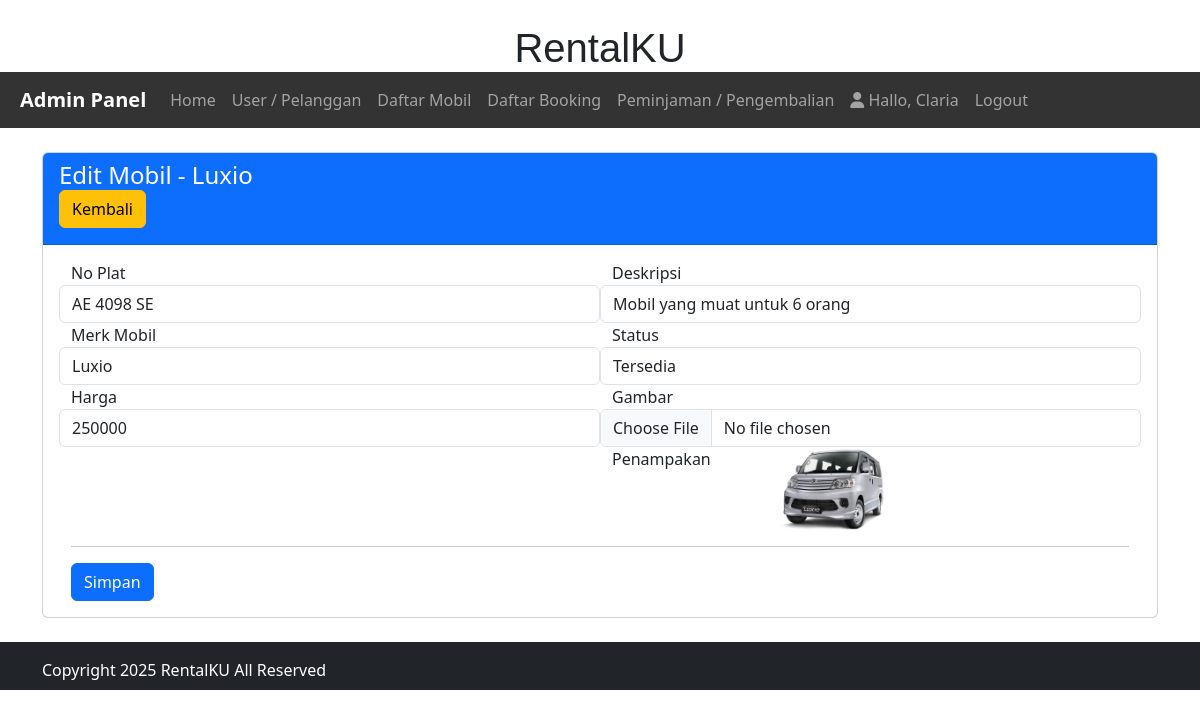
Screenshot of /admin/mobil/edit.php?id=7 (signed in) with the database file from the repository.
### tables this page shows
CREATE TABLE `infoweb` (
  `id` int NOT NULL,
  `nama_rental` varchar(255) NOT NULL,
  `telp` bigint NOT NULL,
  `alamat` varchar(255) NOT NULL,
  `email` varchar(255) NOT NULL,
  `no_rek` bigint NOT NULL,
  `updated_at` timestamp NOT NULL
);

CREATE TABLE `mobil` (
  `id_mobil` int NOT NULL,
  `no_plat` varchar(255) NOT NULL,
  `merk` varchar(255) NOT NULL,
  `harga` int NOT NULL,
  `deskripsi` varchar(255) NOT NULL,
  `status` varchar(255) NOT NULL,
  `gambar` text NOT NULL
);

### koneksi/koneksi.php (called while the page is built, shortened)
<?php
    $user = 'root';
    $pass = 'root';
    try {
    $koneksi = new PDO("mysql:host=localhost:8889;dbname=mobing", $user, $pass);
    $koneksi->setAttribute(PDO::ATTR_ERRMODE, PDO::ERRMODE_EXCEPTION);
} catch (PDOException $e) {
    die('Database connection failed: ' . $e->getMessage());
}
    $url = "http://localhost:8000/";
    $sql_web = "SELECT * FROM infoweb WHERE id = 1";
    $row_web = $koneksi->prepare($sql_web);
    $row_web->execute();
    $info_web = $row_web->fetch(PDO::FETCH_OBJ);
?>

### admin/mobil/edit.php (the view, shortened to what this page needs)
<?php
    require '../../koneksi/koneksi.php';
    $title_web = 'Edit Mobil';
    include '../header.php';
    $id = $_GET['id'];
    $sql = "SELECT * FROM mobil WHERE id_mobil =  ?";
    $row = $koneksi->prepare($sql);
    $row->execute([$id]);
    $hasil = $row->fetch();
?>
<br>
<div class="container">
    <div class="card">
        <div class="card-header text-white bg-primary">
            <h4 class="card-title">
                Edit Mobil - <?php echo  $hasil['merk'];?>
                <div class="float-right">
                    <a class="btn btn-warning" href="mobil.php" role="button">Kembali</a>
                </div>
            </h4>
        </div>
        <div class="card-body">
            <div class="container">
                <form method="post" action="proses.php?aksi=edit&id=<?php echo  $id;?>" enctype="multipart/form-data">
                    <div class="row">
                        <div class="col-sm-6">
                            <div class="form-group row">
                                <label class="col-sm-3">No Plat</label>
                                <input type="text" class="form-control col-sm-9" value="<?php echo  $hasil['no_plat'];?>" name="no_plat" placeholder="Isi No Plat">
                            </div>
                            <div class="form-group row">
                                <label class="col-sm-3">Merk Mobil</label>
                                <input type="text" class="form-control col-sm-9"  value="<?php echo  $hasil['merk'];?>" name="merk" placeholder="Isi Merk">
                            </div>
                            <div class="form-group row">
                                <label class="col-sm-3">Harga</label>
                                <input type="text" class="form-control col-sm-9"  value="<?php echo  $hasil['harga'];?>" name="harga" placeholder="Isi Harga">
                            </div>
                        </div>
                        <div class="col-sm-6">
                            <div class="form-group row">
                                <label class="col-sm-3">Deskripsi</label>
                                <input type="text" class="form-control col-sm-9"  value="<?php echo  $hasil['deskripsi'];?>" name="deskripsi" placeholder="Isi Deskripsi">
                            </div>
                            <div class="form-group row">
                                <label class="col-sm-3">Status</label>
                                <select class="form-control col-sm-9" name="status">
                                    <option <?php if($hasil['status'] == 'Tersedia'){ echo 'selected';}?>>Tersedia</option>
                                </select>
                            </div>
                            <div class="form-group row">
                                <label class="col-sm-3">Gambar</label>
                                <input type="file" accept="image/*" class="form-control col-sm-9" name="gambar" placeholder="Isi Gambar">
                            </div>
                            <div class="form-group row">
                                <label class="col-sm-3">Penampakan</label>
                                <img src="../../assets/image/<?php echo $hasil['gambar'];?>" class="img-fluid" style="width:200px;">
                            </div>
                        </div>
                    </div>
                    <hr>
                    <div class="float-right">
                        <button class="btn btn-primary" role="button" type="submit">
                            Simpan
                        </button>
                    </div>
                </form>
            </div>
        </div>
    </div>
</div>
<?php  include '../footer.php';?>

### admin/header.php (shortened to what this page needs)
<?php
    $id_login = $_SESSION['USER']['id_login'];
    $row = $koneksi->prepare("SELECT * FROM login WHERE id_login=?");
    $row->execute([$id_login]);
    $hasil_login = $row->fetch();
?>
<!doctype html>
<html lang="en">
  <head>
<link href="https://cdn.jsdelivr.net/npm/bootstrap@5.3.0/dist/css/bootstrap.min.css" rel="stylesheet">
<link href="https://cdnjs.cloudflare.com/ajax/libs/font-awesome/6.5.0/css/all.min.css" rel="stylesheet">
  </head>
  <body>
<div class="jumbotron pt-4 pb-4 text-center">
    <div class="container">
    <h2 class="custom-header">
        <?php echo  $info_web->nama_rental;?>
    </h2>
    </div>
</div>
    <nav class="navbar navbar-expand-lg navbar-dark" style="background-color: #333; padding-left: 20px; padding-right: 20px;">
        <a class="navbar-brand" href="<?php echo $url;?>admin/"><b>Admin Panel</b></a>
        <div class="collapse navbar-collapse" id="collapsibleNavId">
            <ul class="navbar-nav mr-auto mt-2 mt-lg-0">
                <li class="nav-item <?php if($title_web == 'Dashboard'){ echo 'active';}?>">
                    <a class="nav-link" href="<?php echo $url;?>admin/">Home <span class="sr-only">(current)</span></a>
                </li>
                <li class="nav-item <?php if($title_web == 'User'){ echo 'active';}?>">
                    <a class="nav-link" href="<?php echo $url;?>admin/user/index.php">User / Pelanggan</a>
                </li>
                <li class="nav-item <?php if($title_web == 'Daftar Mobil'){ echo 'active';}?>
                <?php if($title_web == 'Tambah Mobil'){ echo 'active';}?>
                <?php if($title_web == 'Edit Mobil'){ echo 'active';}?>">
                    <a class="nav-link" href="<?php echo $url;?>admin/mobil/mobil.php">Daftar Mobil</a>
                </li>
                <li class="nav-item <?php if($title_web == 'Daftar Booking'){ echo 'active';}?>
                <?php if($title_web == 'Konfirmasi'){ echo 'active';}?>">
                    <a class="nav-link" href="<?php echo $url;?>admin/booking/booking.php">Daftar Booking</a>
                </li>
                <li class="nav-item <?php if($title_web == 'Peminjaman'){ echo 'active';}?>">
                    <a class="nav-link" href="<?php echo $url;?>admin/peminjaman/peminjaman.php">Peminjaman / Pengembalian</a>
                </li>
            </ul>
            <ul class="navbar-nav my-2 my-lg-0">
                <li class="nav-item">
                    <a class="nav-link" href="#">
                        <i class="fa fa-user"> </i> Hallo, <?php echo $hasil_login['nama_pengguna'];?>
                    </a>
                </li>
                <li class="nav-item">
                    <a class="nav-link" onclick="return confirm('Apakah anda ingin logout ?');" href="<?php echo $url;?>admin/logout.php">Logout</a>
                </li>
            </ul>
        </div>
    </nav>

### admin/footer.php (shortened to what this page needs)
<div class="footer mt-4 bg-dark text-white pt-3 pb-2">
      <div class="container">
        Copyright <?php echo  date('Y');?> <?php echo  $info_web->nama_rental;?> All Reserved
      </div>
    </div>
  </body>
</html>

### admin/header.php (style rules this page uses)
.custom-header { font-family: 'Prodesk', sans-serif; font-size: 2.5rem; }

### rows the page displays
infoweb: nama_rental "RentalKU"
mobil: merk "Luxio", no_plat "AE 4098 SE", harga "250000", deskripsi "Mobil yang muat untuk 6 orang", status "Tersedia", gambar (picture)

### other values shown
$hasil_login['nama_pengguna'] "Claria"
